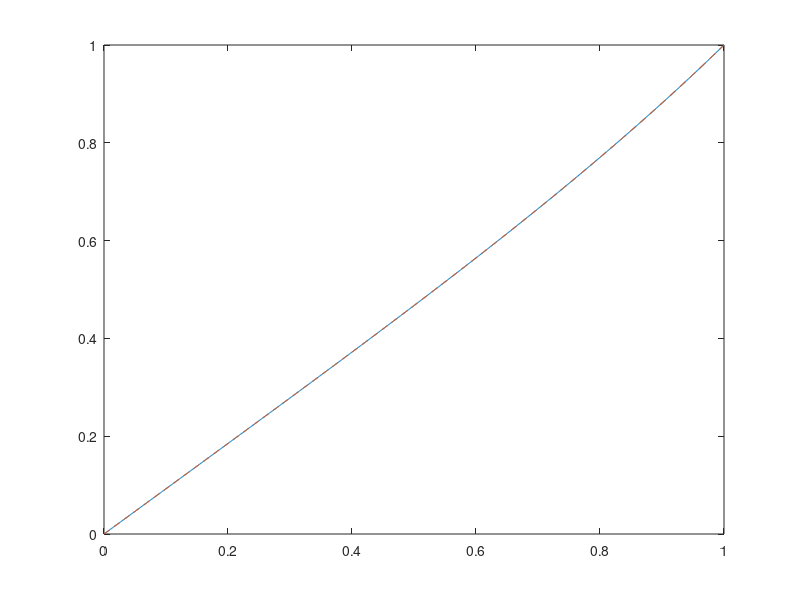

Here is the MATLAB script that generated this plot:
clear all
% Parameters
N = 1000; % Number of grid points
h = 1 / (N - 1); % Step size
x = linspace(0, 1, N); % Grid points including boundaries
x=x';
% Initial guess for u 
u = zeros(N, 1);
% Tolerance and maximum iterations for (Quasi-)Newton's method
tol = 1e-10;
max_iter = 100;

u0x = x;

%The number of trial
num_iterations=1;
%Perturbation scale
scales = [0.1];
%Define nonlinear function and it's derivative
nonli = @(x) x.^2;
nonli_df= @(x) 2.*x ;

%Find numerical solution using Newtons Method
for iter = 1:max_iter
    % Compute F(u) and the Jacobian J
    F = zeros(N, 1);
    J = zeros(N, N);
    u(1)=0;
    u(N)=1;
    for i = 1:N
        x_i = x(i);
        
        % Right-hand side
        rhs = 0; 
        
        % Nonlinear function F_i(u)
        if i == 1
            F(i) =u(i)/h;
            J(i, i) = 1/h;
        elseif i == N
            F(i) =u(i)/h-1/h;
            J(i, i) = 1/h;
        else
            F(i) = (-u(i-1) + 2*u(i) - u(i+1))/h + h * nonli(u(i)) - rhs;
            J(i, i-1) = -1/h;
            J(i, i) = 2/h +  h * nonli_df(u(i));
            J(i, i+1) = -1/h;
        end
    end
    % Solve for the Newton step
    delta_u = -J \ F;
    
    % Update u
    u = u + delta_u;
    
    % Check for convergence
    if norm(F, inf) < tol
        break;
    end
end






%Saving numerical solution in u_exact
u_exact=u;




for scale=scales

for op=1 %If op=1 it is Newton if op=2 it is Quasi-Newton method
for repeat=1:num_iterations
%Define perturbation
perturbation=0;
for itt1=1:5
    u1x=u0x.^(itt1-1);
    perturbation=perturbation+(rand(1)*2-1)*u1x;
end
perturbation=perturbation/(max(abs(perturbation(:))));
perturbation=scale*perturbation;

u=u_exact+perturbation;


tic;

% (Quasi-)Newton's method loop
for iter = 1:max_iter
    % Compute F(u) and the Jacobian J
    F = zeros(N, 1);
    J = zeros(N, N);
    u(1)=0;
    u(N)=1;
    for i = 1:N
        x_i = x(i); 
        
        % Right-hand side
        rhs = 0; 
        
        % Nonlinear function F_i(u)
        if i == 1
            F(i) =u(i)/h;
            J(i, i) = 1/h;
        elseif i == N
            F(i) =u(i)/h-1/h;
            J(i, i) = 1/h;
        else
            F(i) = (-u(i-1) + 2*u(i) - u(i+1))/h + h * nonli(u(i)) - rhs;
            J(i, i-1) = -1/h;
            J(i, i) = 2/h +  h * nonli_df(u(i));
            J(i, i+1) = -1/h;
        end


    end
    if op>1
        mx=max(nonli_df(u(:)));
        mi=min(nonli_df(u(:)));
    end
    if op==2
        %\Beta size
        J(2:end-1,2:end-1)=J(2:end-1,2:end-1)-diag((h).*nonli_df(u(2:end-1)))+eye(N-2).*(h*((mx+mi)/2));
    end


    % Solve for the Newton step
    delta_u = -J \ F;
    
    % Update u
    u = u + delta_u;
    
    % Check for convergence
    if norm(F, inf) < tol
        break;
    end
end

% Check if the method did not converge
elapsed_time=toc;

if iter == max_iter
    warning('(Quasi-)Newton''s method did not converge.');
else
    fprintf('Converged after %d iterations when op is %g, perturbation as %g with time %g. The error is %g.\n', iter,op,scale,elapsed_time,max(abs(u-u_exact)));
end


end

end

end

plot(x,u_exact)
hold on
plot(x,u,"--")